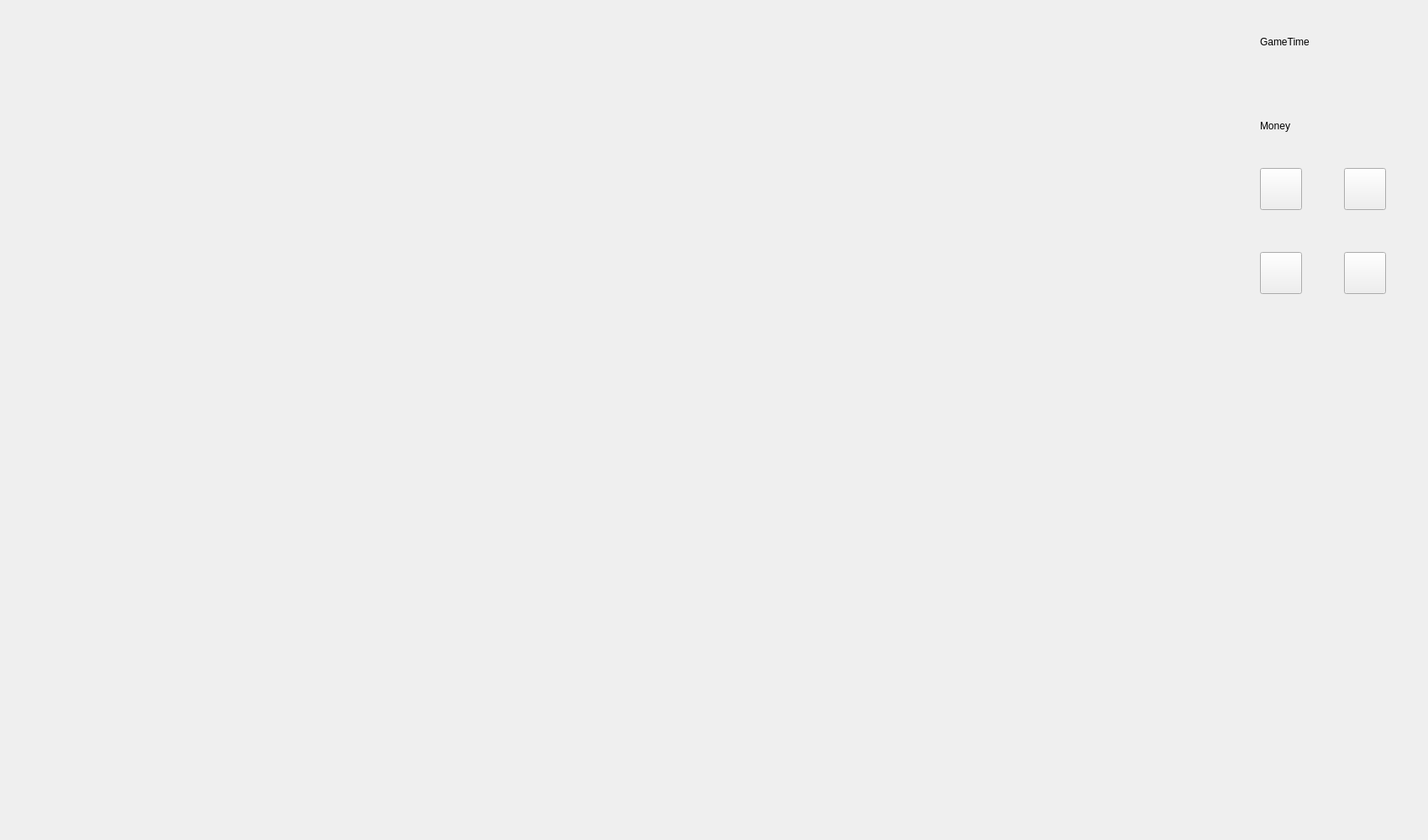
<?xml version="1.0" encoding="UTF-8"?>
<ui version="4.0">
 <class>GameScene</class>
 <widget class="QWidget" name="GameScene">
  <property name="geometry">
   <rect>
    <x>0</x>
    <y>0</y>
    <width>1700</width>
    <height>1000</height>
   </rect>
  </property>
  <property name="windowTitle">
   <string>Form</string>
  </property>
  <widget class="QWidget" name="StatusBar" native="true">
   <property name="geometry">
    <rect>
     <x>1500</x>
     <y>0</y>
     <width>200</width>
     <height>1000</height>
    </rect>
   </property>
   <widget class="QLabel" name="TimeLabel">
    <property name="geometry">
     <rect>
      <x>0</x>
      <y>0</y>
      <width>200</width>
      <height>100</height>
     </rect>
    </property>
    <property name="mouseTracking">
     <bool>false</bool>
    </property>
    <property name="text">
     <string>GameTime</string>
    </property>
   </widget>
   <widget class="QLabel" name="MoneyLabel">
    <property name="geometry">
     <rect>
      <x>0</x>
      <y>100</y>
      <width>200</width>
      <height>100</height>
     </rect>
    </property>
    <property name="mouseTracking">
     <bool>false</bool>
    </property>
    <property name="text">
     <string>Money</string>
    </property>
   </widget>
   <widget class="QPushButton" name="Consettletn">
    <property name="geometry">
     <rect>
      <x>0</x>
      <y>200</y>
      <width>50</width>
      <height>50</height>
     </rect>
    </property>
    <property name="text">
     <string/>
    </property>
    <property name="icon">
     <iconset resource="res.qrc">
      <normaloff>:/res/facility3_0.png</normaloff>:/res/facility3_0.png</iconset>
    </property>
   </widget>
   <widget class="QPushButton" name="Havsettletn">
    <property name="geometry">
     <rect>
      <x>100</x>
      <y>200</y>
      <width>50</width>
      <height>50</height>
     </rect>
    </property>
    <property name="text">
     <string/>
    </property>
    <property name="icon">
     <iconset resource="res.qrc">
      <normaloff>:/res/facility1_0.png</normaloff>:/res/facility1_0.png</iconset>
    </property>
   </widget>
   <widget class="QPushButton" name="Dustsettletn">
    <property name="geometry">
     <rect>
      <x>0</x>
      <y>300</y>
      <width>50</width>
      <height>50</height>
     </rect>
    </property>
    <property name="text">
     <string/>
    </property>
    <property name="icon">
     <iconset resource="res.qrc">
      <normaloff>:/res/facility2_1.png</normaloff>:/res/facility2_1.png</iconset>
    </property>
   </widget>
   <widget class="QPushButton" name="Cutsettletn">
    <property name="geometry">
     <rect>
      <x>100</x>
      <y>300</y>
      <width>50</width>
      <height>50</height>
     </rect>
    </property>
    <property name="text">
     <string/>
    </property>
    <property name="icon">
     <iconset resource="res.qrc">
      <normaloff>:/res/facility4_0_0.png</normaloff>:/res/facility4_0_0.png</iconset>
    </property>
   </widget>
  </widget>
  <widget class="QWidget" name="WorkPlace" native="true">
   <property name="geometry">
    <rect>
     <x>0</x>
     <y>0</y>
     <width>1500</width>
     <height>1000</height>
    </rect>
   </property>
  </widget>
 </widget>
 <resources>
  <include location="res.qrc"/>
 </resources>
 <connections/>
</ui>
